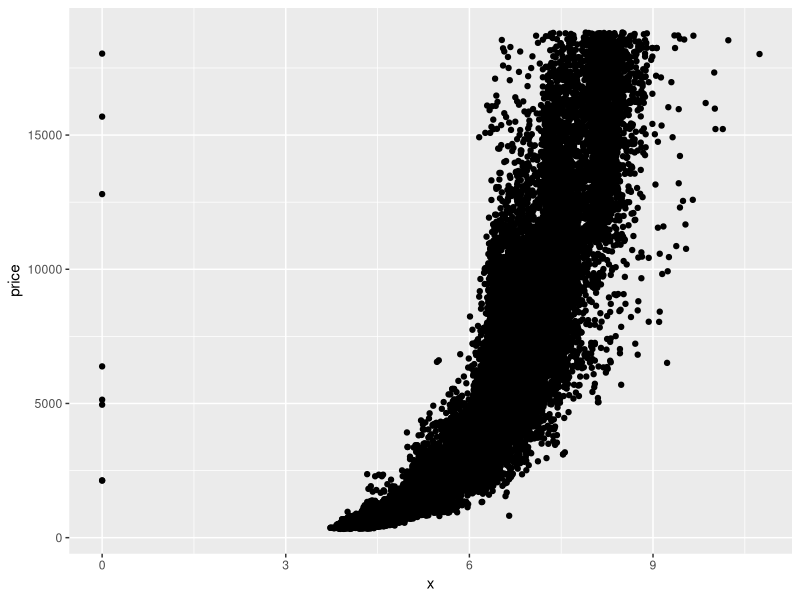
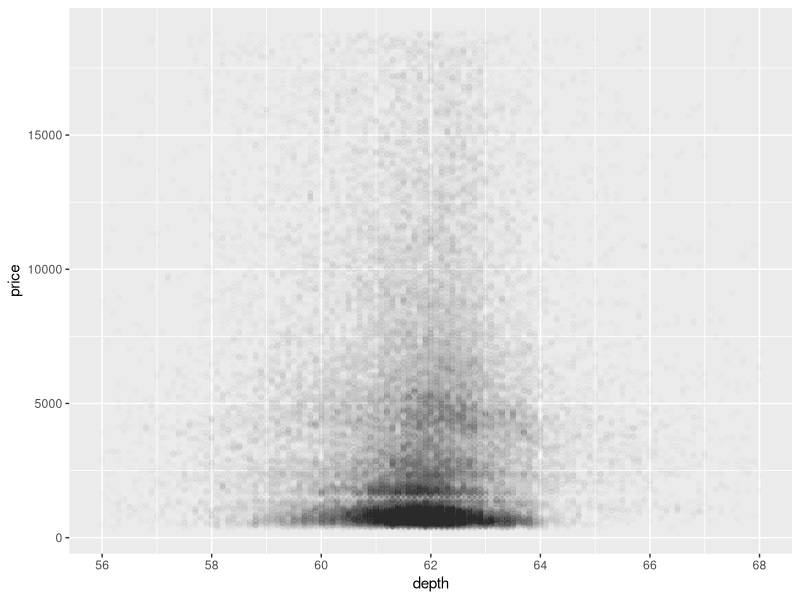
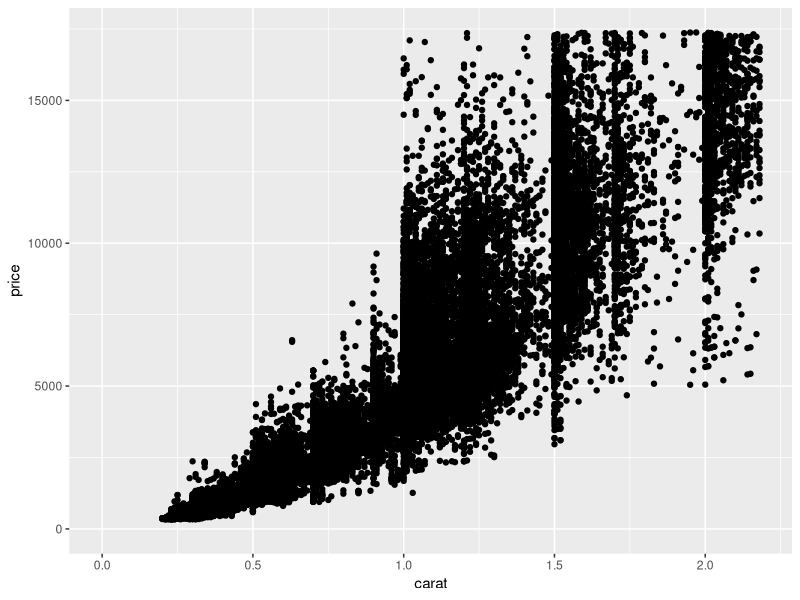
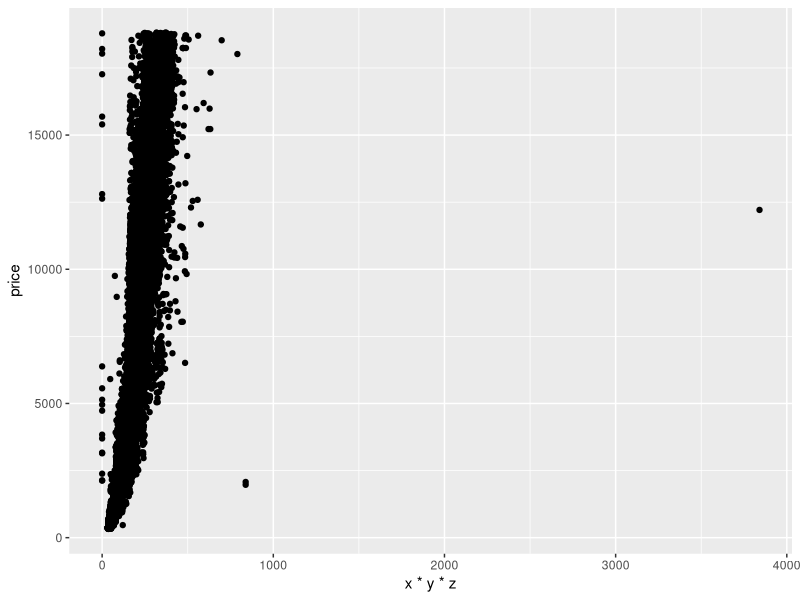
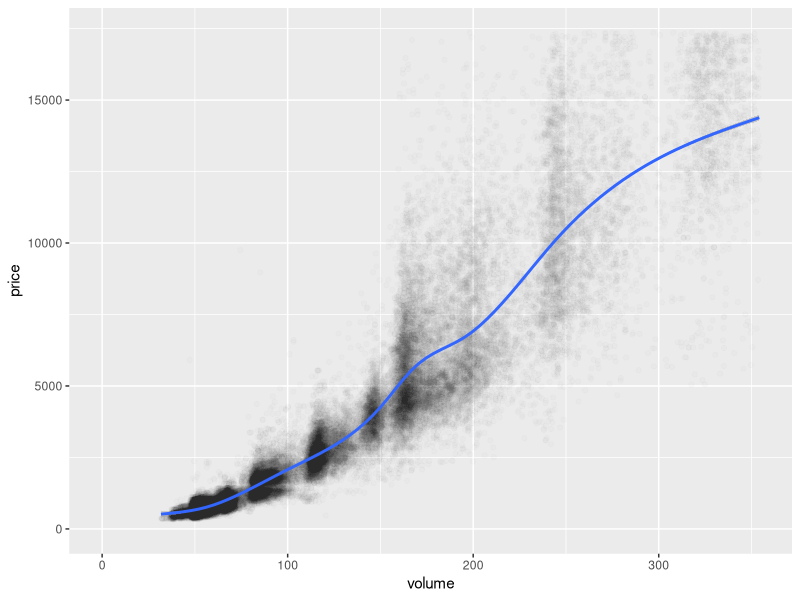

The R script that drew these images, in order: (Note: this script raises an error after producing the figures.)
#load dataset
library(ggplot2)
data(diamonds)

#price vs x
ggplot(aes(x=x,y=price),data=diamonds)+geom_point()
cor.test(x=diamonds$x,y=diamonds$price,method="spearman")
cor.test(x=diamonds$y,y=diamonds$price,method="spearman")
cor.test(x=diamonds$z,y=diamonds$price,method="spearman")

#price vs depth
ggplot(aes(x=depth,y=price),data=diamonds)+geom_point(alpha=0.01)+
  scale_x_continuous(limits=c(56,68),breaks=seq(56,68,2))
cor.test(x=diamonds$depth,y=diamonds$price,method="spearman")

#price vs carat
ggplot(aes(x=carat,y=price),data=diamonds)+geom_point()+
  xlim(0,quantile(diamonds$carat,0.99))+
  ylim(0,quantile(diamonds$price,0.99))

#price vs volume
ggplot(aes(x=x*y*z,y=price),data=diamonds)+geom_point()
diamonds$volume = diamonds$x*diamonds$y*diamonds$z
volume_set <- subset(diamonds,volume!=0&volume<800)
cor.test(x=volume_set$volume,y=volume_set$price,method="spearman")
ggplot(aes(x=volume,y=price),data=volume_set)+geom_point(alpha=0.01)+
  geom_smooth()+xlim(0,quantile(volume_set$volume,0.99))+
  ylim(0,quantile(volume_set$price,0.99))

#price vs clarity
library(dplyr)
clarityGroups <- group_by(diamonds,clarity)
diamondsByClarity <- summarise(clarityGroups,
  mean_price = mean(price),
  median_price = median(price),
  min_price = min(price),
  max_price = max(price),
  n = n()
)
head(diamondsByClarity)

#price vs color
colorGroups <- group_by(diamonds,color)
diamondsByColor <- summarise(colorGroups,
  mean_price = mean(price),
  median_price = median(price),
  min_price = min(price),
  max_price = max(price),
  n = n()
)
head(diamondsByColor)

#bar charts
p1 <- ggplot(aes(x=clarity,y=mean_price),data=diamondsByClarity)+geom_bar(stat='identity')
p2 <- ggplot(aes(x=color,y=mean_price),data=diamondsByColor)+geom_bar(stat='identity')
grid.arrange(p1,p2,ncol=1)